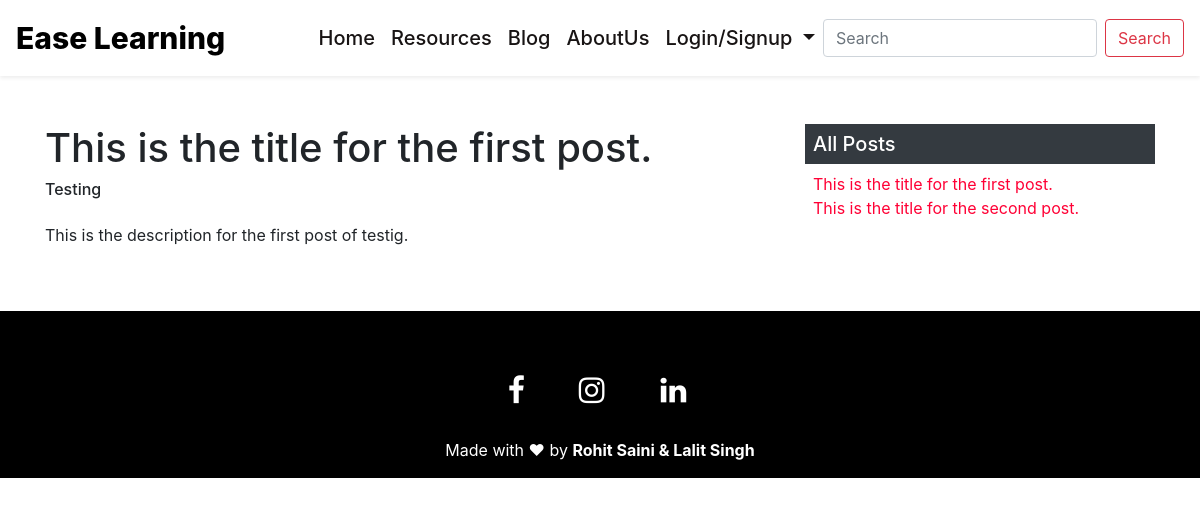
/blog/first-post, run on an earlier commit of the app's database.
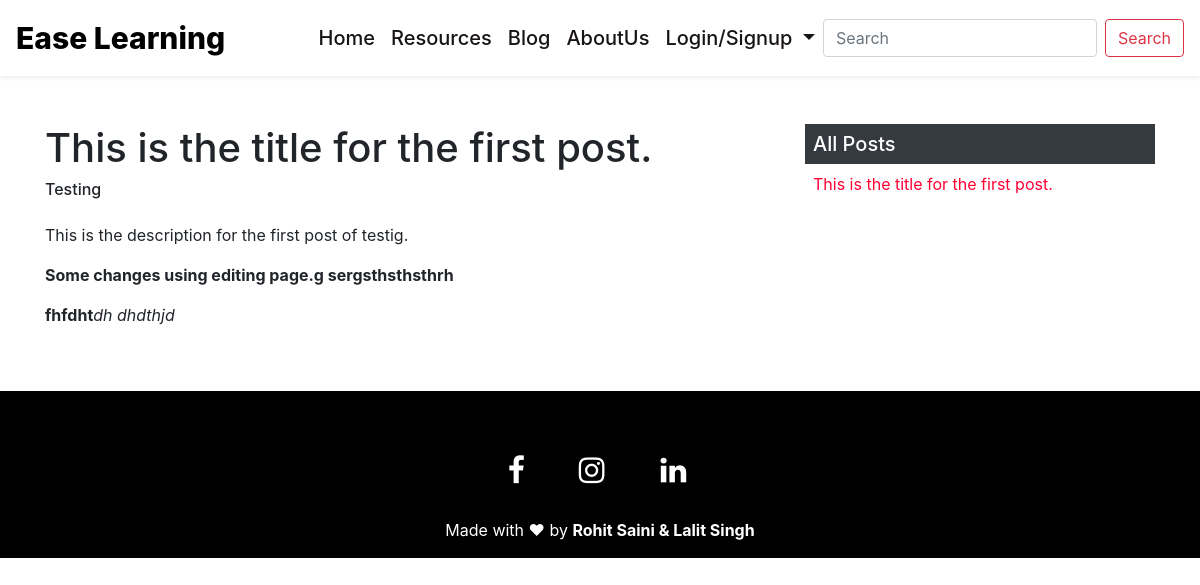
And on a later commit of the database.
### mainapp/models.py (models this page shows, shortened)
class Blog(models.Model):
    id = models.AutoField(primary_key=True)
    title = models.CharField(max_length=200)
    subtitle = models.CharField(max_length=100)
    description = models.TextField()
    slug = models.SlugField(max_length=60, unique=True, default="")
    user = models.ForeignKey(User, on_delete=models.CASCADE)
    date = models.DateTimeField(auto_now_add=True)

### mainapp/views.py (the view)
# urls.py: path('blog/<slug:slug>', views.post, name="Blog Post"),
def post(request, slug):
    post = Blog.objects.get(slug=slug)
    all_posts = Blog.objects.all()
    context = {
        "post":post,
        "allPosts":all_posts,
    }
    return render(request, 'blogpost.html', context)

### mainapp/templates/blogpost.html (shortened to what this page needs)
{% extends 'base.html' %}
{% block body %}
<div class="container mt-5 mb-5">
    <div class="row">
        <div class="col-md-8">
            <h1>{{ post.title }}</h1>
            <h6>{{ post.subtitle }}</h6>
            <p class="mt-4">{{ post.description|safe }}</p>
        </div>
        <div class="col-md-4">
            <h5 class="bg-dark p-2 text-white">All Posts</h5>
            {% for p in allPosts %}
            <div class="post-links pl-2">
                <a href="{{ p.slug }}"> {{ p.title}} </a>
            </div>
            {% endfor %}
        </div>
    </div>
</div>
{% endblock body %}

What changed in the data, as far as the page shows it:
removed Blog: title "This is the title for the second post."
changed Blog "This is the title for the first post.": description "This is the description for the first post of testig." → "This is the description for the first post of testig. Some changes using editing page.g sergsthsthsthrh fhfdht dh dhdthjd"
